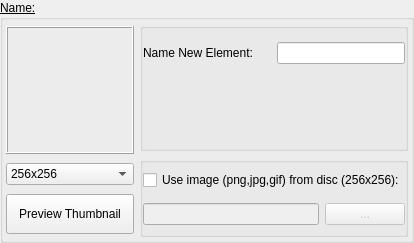
                   <widget class="QGroupBox" name="groupBox_sgVDBNameNewEntry">
                    <property name="sizePolicy">
                     <sizepolicy hsizetype="Preferred" vsizetype="Preferred">
                      <horstretch>0</horstretch>
                      <verstretch>0</verstretch>
                     </sizepolicy>
                    </property>
                    <property name="minimumSize">
                     <size>
                      <width>0</width>
                      <height>0</height>
                     </size>
                    </property>
                    <property name="maximumSize">
                     <size>
                      <width>16777215</width>
                      <height>300</height>
                     </size>
                    </property>
                    <property name="font">
                     <font>
                      <pointsize>9</pointsize>
                      <bold>false</bold>
                      <underline>true</underline>
                     </font>
                    </property>
                    <property name="title">
                     <string>Name:</string>
                    </property>
                    <layout class="QGridLayout" name="gridLayout_5">
                     <property name="leftMargin">
                      <number>3</number>
                     </property>
                     <property name="topMargin">
                      <number>3</number>
                     </property>
                     <property name="rightMargin">
                      <number>3</number>
                     </property>
                     <property name="bottomMargin">
                      <number>3</number>
                     </property>
                     <item row="0" column="0" rowspan="2">
                      <layout class="QVBoxLayout" name="verticalLayout_65">
                       <item>
                        <widget class="QLabel" name="label_sgVDBPreview">
                         <property name="sizePolicy">
                          <sizepolicy hsizetype="Preferred" vsizetype="Preferred">
                           <horstretch>0</horstretch>
                           <verstretch>0</verstretch>
                          </sizepolicy>
                         </property>
                         <property name="minimumSize">
                          <size>
                           <width>128</width>
                           <height>128</height>
                          </size>
                         </property>
                         <property name="maximumSize">
                          <size>
                           <width>128</width>
                           <height>128</height>
                          </size>
                         </property>
                         <property name="mouseTracking">
                          <bool>true</bool>
                         </property>
                         <property name="acceptDrops">
                          <bool>true</bool>
                         </property>
                         <property name="toolTip">
                          <string>&lt;html&gt;&lt;head/&gt;&lt;body&gt;&lt;p&gt;infos to come !&lt;/p&gt;&lt;/body&gt;&lt;/html&gt;</string>
                         </property>
                         <property name="frameShape">
                          <enum>QFrame::Box</enum>
                         </property>
                         <property name="frameShadow">
                          <enum>QFrame::Raised</enum>
                         </property>
                         <property name="text">
                          <string/>
                         </property>
                         <property name="alignment">
                          <set>Qt::AlignLeading|Qt::AlignLeft|Qt::AlignTop</set>
                         </property>
                         <property name="margin">
                          <number>2</number>
                         </property>
                         <property name="indent">
                          <number>1</number>
                         </property>
                        </widget>
                       </item>
                       <item>
                        <widget class="QComboBox" name="comboBox_sgVDBPreviewRes">
                         <property name="maximumSize">
                          <size>
                           <width>16777215</width>
                           <height>16777215</height>
                          </size>
                         </property>
                         <property name="font">
                          <font>
                           <pointsize>9</pointsize>
                           <bold>false</bold>
                           <underline>false</underline>
                          </font>
                         </property>
                         <item>
                          <property name="text">
                           <string>256x256</string>
                          </property>
                         </item>
                         <item>
                          <property name="text">
                           <string>512x512</string>
                          </property>
                         </item>
                        </widget>
                       </item>
                       <item>
                        <widget class="QPushButton" name="pushButton_sgVDBPreviewThumbnail">
                         <property name="minimumSize">
                          <size>
                           <width>0</width>
                           <height>40</height>
                          </size>
                         </property>
                         <property name="maximumSize">
                          <size>
                           <width>16777215</width>
                           <height>40</height>
                          </size>
                         </property>
                         <property name="font">
                          <font>
                           <pointsize>9</pointsize>
                           <bold>false</bold>
                           <underline>false</underline>
                          </font>
                         </property>
                         <property name="toolTip">
                          <string>&lt;html&gt;&lt;head/&gt;&lt;body&gt;&lt;p&gt;Click on the view you want to Generate the thumbnail.&lt;/p&gt;&lt;p&gt;It can be the Perspective view or the Material Viewer, then click on the button&lt;/p&gt;&lt;p&gt;Be aware that it must be the last thing you selected before creating an entry&lt;/p&gt;&lt;/body&gt;&lt;/html&gt;</string>
                         </property>
                         <property name="text">
                          <string>Preview Thumbnail</string>
                         </property>
                        </widget>
                       </item>
                      </layout>
                     </item>
                     <item row="0" column="1">
                      <widget class="QGroupBox" name="groupBox_sgVDBNameEntry">
                       <property name="sizePolicy">
                        <sizepolicy hsizetype="Preferred" vsizetype="Expanding">
                         <horstretch>0</horstretch>
                         <verstretch>0</verstretch>
                        </sizepolicy>
                       </property>
                       <property name="minimumSize">
                        <size>
                         <width>0</width>
                         <height>128</height>
                        </size>
                       </property>
                       <property name="maximumSize">
                        <size>
                         <width>16777215</width>
                         <height>128</height>
                        </size>
                       </property>
                       <property name="title">
                        <string/>
                       </property>
                       <layout class="QVBoxLayout" name="verticalLayout_66">
                        <property name="leftMargin">
                         <number>0</number>
                        </property>
                        <property name="topMargin">
                         <number>0</number>
                        </property>
                        <property name="rightMargin">
                         <number>0</number>
                        </property>
                        <property name="bottomMargin">
                         <number>0</number>
                        </property>
                        <item>
                         <layout class="QHBoxLayout" name="horizontalLayout_56">
                          <item>
                           <widget class="QLabel" name="label_sgVDBNameEntry">
                            <property name="maximumSize">
                             <size>
                              <width>135</width>
                              <height>16777215</height>
                             </size>
                            </property>
                            <property name="font">
                             <font>
                              <pointsize>9</pointsize>
                              <bold>false</bold>
                              <underline>false</underline>
                             </font>
                            </property>
                            <property name="text">
                             <string>Name New Element:</string>
                            </property>
                           </widget>
                          </item>
                          <item>
                           <widget class="QLineEdit" name="lineEdit_sgVDBNameEntry">
                            <property name="sizePolicy">
                             <sizepolicy hsizetype="Preferred" vsizetype="Maximum">
                              <horstretch>0</horstretch>
                              <verstretch>1</verstretch>
                             </sizepolicy>
                            </property>
                            <property name="minimumSize">
                             <size>
                              <width>0</width>
                              <height>0</height>
                             </size>
                            </property>
                            <property name="maximumSize">
                             <size>
                              <width>16777215</width>
                              <height>22</height>
                             </size>
                            </property>
                            <property name="font">
                             <font>
                              <pointsize>9</pointsize>
                              <bold>false</bold>
                              <underline>false</underline>
                             </font>
                            </property>
                            <property name="toolTip">
                             <string>&lt;html&gt;&lt;head/&gt;&lt;body&gt;&lt;p&gt;Type the name of your new element here, no special characters please, use _ for a space, and follow the name convention.&lt;/p&gt;&lt;/body&gt;&lt;/html&gt;</string>
                            </property>
                           </widget>
                          </item>
                         </layout>
                        </item>
                        <item>
                         <widget class="QLabel" name="label_9">
                          <property name="minimumSize">
                           <size>
                            <width>0</width>
                            <height>50</height>
                           </size>
                          </property>
                          <property name="maximumSize">
                           <size>
                            <width>16777215</width>
                            <height>50</height>
                           </size>
                          </property>
                          <property name="text">
                           <string/>
                          </property>
                         </widget>
                        </item>
                       </layout>
                      </widget>
                     </item>
                     <item row="1" column="1">
                      <widget class="QGroupBox" name="groupBox_sgVDBPreviewThumb">
                       <property name="sizePolicy">
                        <sizepolicy hsizetype="Expanding" vsizetype="Expanding">
                         <horstretch>0</horstretch>
                         <verstretch>0</verstretch>
                        </sizepolicy>
                       </property>
                       <property name="minimumSize">
                        <size>
                         <width>0</width>
                         <height>80</height>
                        </size>
                       </property>
                       <property name="maximumSize">
                        <size>
                         <width>16777215</width>
                         <height>80</height>
                        </size>
                       </property>
                       <property name="title">
                        <string/>
                       </property>
                       <layout class="QVBoxLayout" name="verticalLayout_72">
                        <property name="leftMargin">
                         <number>0</number>
                        </property>
                        <property name="topMargin">
                         <number>0</number>
                        </property>
                        <property name="rightMargin">
                         <number>0</number>
                        </property>
                        <property name="bottomMargin">
                         <number>0</number>
                        </property>
                        <item>
                         <widget class="QCheckBox" name="checkBox_sgVDBUseFileDisc">
                          <property name="enabled">
                           <bool>true</bool>
                          </property>
                          <property name="font">
                           <font>
                            <pointsize>9</pointsize>
                            <bold>false</bold>
                            <underline>false</underline>
                           </font>
                          </property>
                          <property name="text">
                           <string>Use image (png,jpg,gif) from disc (256x256):</string>
                          </property>
                          <property name="checkable">
                           <bool>true</bool>
                          </property>
                         </widget>
                        </item>
                        <item>
                         <layout class="QHBoxLayout" name="horizontalLayout_57">
                          <item>
                           <widget class="QLineEdit" name="sg_VDBthumbnailFile_lineEdit">
                            <property name="enabled">
                             <bool>false</bool>
                            </property>
                            <property name="sizePolicy">
                             <sizepolicy hsizetype="Preferred" vsizetype="Maximum">
                              <horstretch>0</horstretch>
                              <verstretch>0</verstretch>
                             </sizepolicy>
                            </property>
                            <property name="font">
                             <font>
                              <pointsize>9</pointsize>
                              <bold>false</bold>
                              <underline>false</underline>
                             </font>
                            </property>
                           </widget>
                          </item>
                          <item>
                           <widget class="QPushButton" name="sg_VDBthumbnailFile_toolButton">
                            <property name="enabled">
                             <bool>false</bool>
                            </property>
                            <property name="sizePolicy">
                             <sizepolicy hsizetype="Minimum" vsizetype="Fixed">
                              <horstretch>0</horstretch>
                              <verstretch>0</verstretch>
                             </sizepolicy>
                            </property>
                            <property name="minimumSize">
                             <size>
                              <width>80</width>
                              <height>0</height>
                             </size>
                            </property>
                            <property name="maximumSize">
                             <size>
                              <width>80</width>
                              <height>16777215</height>
                             </size>
                            </property>
                            <property name="font">
                             <font>
                              <pointsize>9</pointsize>
                              <bold>false</bold>
                              <underline>false</underline>
                             </font>
                            </property>
                            <property name="cursor">
                             <cursorShape>PointingHandCursor</cursorShape>
                            </property>
                            <property name="text">
                             <string>...</string>
                            </property>
                           </widget>
                          </item>
                         </layout>
                        </item>
                       </layout>
                      </widget>
                     </item>
                    </layout>
                   </widget>
